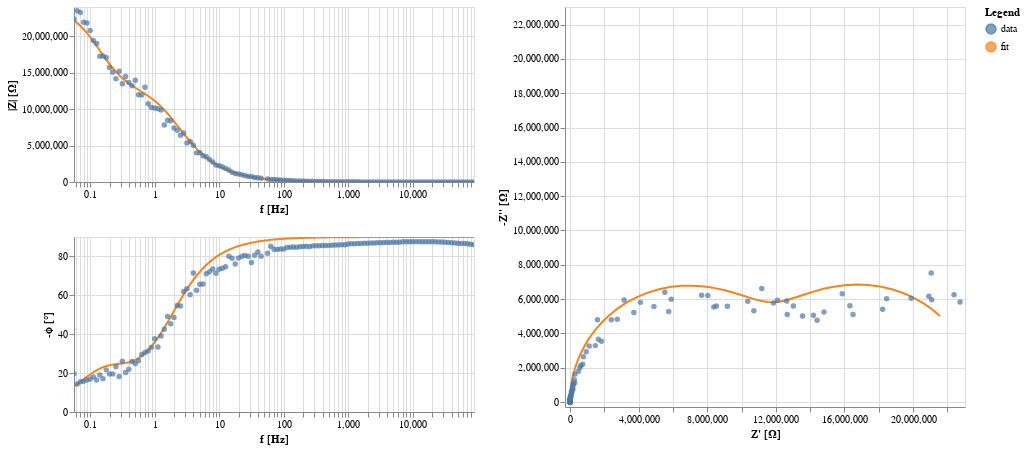

The notebook cell this image was saved under:
### Code cell
import warnings
warnings.filterwarnings("ignore")

circuit.plot(f_data=frequencies, Z_data=Z)

### Figure 1 — Vega-Lite specification as saved in the notebook (floating-point values rounded to 4 significant figures)
{"config": {"view": {"continuousWidth": 300, "continuousHeight": 300}, "background": "#FFFFFF"}, "hconcat": [{"vconcat": [{"layer": [{"data": {"name": "data-94f0862e4e0aa7713270364e93d578b3"}, "mark": {"type": "line"}, "encoding": {"color": {"field": "kind", "type": "nominal"}, "x": {"axis": {"title": "f [Hz]"}, "field": "f", "scale": {"nice": false, "type": "log"}, "type": "quantitative"}, "y": {"axis": {"title": "|Z| [Ω]"}, "field": "mag", "type": "quantitative"}}, "transform": [{"calculate": "sqrt(pow(datum.z_real,2) + pow(datum.z_imag,2))", "as": "mag"}, {"calculate": "-(180/PI)*atan(datum.z_imag/datum.z_real)", "as": "neg_phase"}]}, {"data": {"name": "data-149bfb40369044ae089b5b4540802261"}, "mark": {"type": "circle"}, "encoding": {"color": {"field": "kind", "type": "nominal"}, "size": {"condition": {"param": "param_16", "value": 80, "empty": false}, "value": 30}, "x": {"axis": {"title": "f [Hz]"}, "field": "f", "scale": {"nice": false, "type": "log"}, "type": "quantitative"}, "y": {"axis": {"title": "|Z| [Ω]"}, "field": "mag", "type": "quantitative"}}, "name": "view_16", "transform": [{"calculate": "sqrt(pow(datum.z_real,2) + pow(datum.z_imag,2))", "as": "mag"}, {"calculate": "-(180/PI)*atan(datum.z_imag/datum.z_real)", "as": "neg_phase"}]}], "height": 175.0, "width": 400}, {"layer": [{"data": {"name": "data-94f0862e4e0aa7713270364e93d578b3"}, "mark": {"type": "line"}, "encoding": {"color": {"field": "kind", "type": "nominal"}, "x": {"axis": {"title": "f [Hz]"}, "field": "f", "scale": {"nice": false, "type": "log"}, "type": "quantitative"}, "y": {"axis": {"title": "-ϕ [°]"}, "field": "neg_phase", "type": "quantitative"}}, "transform": [{"calculate": "sqrt(pow(datum.z_real,2) + pow(datum.z_imag,2))", "as": "mag"}, {"calculate": "-(180/PI)*atan(datum.z_imag/datum.z_real)", "as": "neg_phase"}]}, {"data": {"name": "data-149bfb40369044ae089b5b4540802261"}, "mark": {"type": "circle"}, "encoding": {"color": {"field": "kind", "type": "nominal"}, "size": {"condition": {"param": "param_16", "value": 80, "empty": false}, "value": 30}, "x": {"axis": {"title": "f [Hz]"}, "field": "f", "scale": {"nice": false, "type": "log"}, "type": "quantitative"}, "y": {"axis": {"title": "-ϕ [°]"}, "field": "neg_phase", "type": "quantitative"}}, "name": "view_17", "transform": [{"calculate": "sqrt(pow(datum.z_real,2) + pow(datum.z_imag,2))", "as": "mag"}, {"calculate": "-(180/PI)*atan(datum.z_imag/datum.z_real)", "as": "neg_phase"}]}], "height": 175.0, "width": 400}]}, {"layer": [{"data": {"name": "data-94f0862e4e0aa7713270364e93d578b3"}, "mark": {"type": "line"}, "encoding": {"color": {"field": "kind", "type": "nominal"}, "x": {"axis": {"title": "Z' [Ω]"}, "field": "z_real", "scale": {"domain": [0.004493, 22740000.0], "nice": false, "padding": 5}, "type": "quantitative"}, "y": {"axis": {"title": "-Z'' [Ω]"}, "field": "neg_z_imag", "scale": {"domain": [245.8, 22740000.0], "nice": false, "padding": 5}, "type": "quantitative"}}, "transform": [{"calculate": "-datum.z_imag", "as": "neg_z_imag"}]}, {"data": {"name": "data-149bfb40369044ae089b5b4540802261"}, "mark": {"type": "circle"}, "encoding": {"color": {"field": "kind", "legend": {"title": "Legend"}, "type": "nominal"}, "size": {"condition": {"param": "param_16", "value": 80, "empty": false}, "value": 30}, "x": {"axis": {"title": "Z' [Ω]"}, "field": "z_real", "scale": {"domain": [0.004493, 22740000.0], "nice": false, "padding": 5}, "type": "quantitative"}, "y": {"axis": {"title": "-Z'' [Ω]"}, "field": "neg_z_imag", "scale": {"domain": [245.8, 22740000.0], "nice": false, "padding": 5}, "type": "quantitative"}}, "name": "view_18", "transform": [{"calculate": "-datum.z_imag", "as": "neg_z_imag"}]}], "height": 400, "width": 400}], "params": [{"name": "param_16", "select": {"type": "point", "fields": ["f"], "nearest": true, "on": "mouseover"}, "views": ["view_16", "view_17", "view_18"]}, {"name": "param_18", "select": {"type": "interval", "encodings": ["x", "y"]}, "bind": "scales", "views": ["view_16", "view_17"]}, {"name": "param_17", "select": {"type": "interval", "encodings": ["x", "y"]}, "bind": "scales", "views": ["view_18"]}], "$schema": "https://vega.github.io/schema/vega-lite/v5.8.0.json", "datasets": {"data-94f0862e4e0aa7713270364e93d578b3": [{"f": 89130.0, "z_real": 0.004493, "z_imag": -245.8, "kind": "fit", "fmt": "-"}, {"f": 79430.0, "z_real": 0.005657, "z_imag": -275.8, "kind": "fit", "fmt": "-"}, {"f": 70790.0, "z_real": 0.007121, "z_imag": -309.4, "kind": "fit", "fmt": "-"}, {"f": 63090.0, "z_real": 0.008966, "z_imag": -347.2, "kind": "fit", "fmt": "-"}, {"f": 56240.0, "z_real": 0.01129, "z_imag": -389.5, "kind": "fit", "fmt": "-"}, {"f": 50120.0, "z_real": 0.01421, "z_imag": -437.0, "kind": "fit", "fmt": "-"}, {"f": 44670.0, "z_real": 0.01789, "z_imag": -490.4, "kind": "fit", "fmt": "-"}, {"f": 39810.0, "z_real": 0.02252, "z_imag": -550.2, "kind": "fit", "fmt": "-"}, {"f": 35480.0, "z_real": 0.02835, "z_imag": -617.3, "kind": "fit", "fmt": "-"}, {"f": 31620.0, "z_real": 0.03569, "z_imag": -692.7, "kind": "fit", "fmt": "-"}, {"f": 28190.0, "z_real": 0.04492, "z_imag": -777.1, "kind": "fit", "fmt": "-"}, {"f": 25120.0, "z_real": 0.05658, "z_imag": -872.1, "kind": "fit", "fmt": "-"}, {"f": 22390.0, "z_real": 0.0712, "z_imag": -978.3, "kind": "fit", "fmt": "-"}, {"f": 19950.0, "z_real": 0.08969, "z_imag": -1098.0, "kind": "fit", "fmt": "-"}, {"f": 17790.0, "z_real": 0.1128, "z_imag": -1231.0, "kind": "fit", "fmt": "-"}, {"f": 15850.0, "z_real": 0.1421, "z_imag": -1382.0, "kind": "fit", "fmt": "-"}, {"f": 14120.0, "z_real": 0.179, "z_imag": -1551.0, "kind": "fit", "fmt": "-"}, {"f": 12590.0, "z_real": 0.2251, "z_imag": -1740.0, "kind": "fit", "fmt": "-"}, {"f": 11220.0, "z_real": 0.2836, "z_imag": -1953.0, "kind": "fit", "fmt": "-"}, {"f": 10000.0, "z_real": 0.3568, "z_imag": -2190.0, "kind": "fit", "fmt": "-"}, {"f": 8915.0, "z_real": 0.4491, "z_imag": -2457.0, "kind": "fit", "fmt": "-"}, {"f": 7944.0, "z_real": 0.5656, "z_imag": -2757.0, "kind": "fit", "fmt": "-"}, {"f": 7082.0, "z_real": 0.7117, "z_imag": -3093.0, "kind": "fit", "fmt": "-"}, {"f": 6308.0, "z_real": 0.897, "z_imag": -3473.0, "kind": "fit", "fmt": "-"}, {"f": 5623.0, "z_real": 1.129, "z_imag": -3896.0, "kind": "fit", "fmt": "-"}, {"f": 5012.0, "z_real": 1.421, "z_imag": -4371.0, "kind": "fit", "fmt": "-"}, {"f": 4466.0, "z_real": 1.789, "z_imag": -4904.0, "kind": "fit", "fmt": "-"}, {"f": 3981.0, "z_real": 2.252, "z_imag": -5502.0, "kind": "fit", "fmt": "-"}, {"f": 3549.0, "z_real": 2.834, "z_imag": -6172.0, "kind": "fit", "fmt": "-"}, {"f": 3163.0, "z_real": 3.567, "z_imag": -6925.0, "kind": "fit", "fmt": "-"}, {"f": 2819.0, "z_real": 4.491, "z_imag": -7770.0, "kind": "fit", "fmt": "-"}, {"f": 2512.0, "z_real": 5.654, "z_imag": -8718.0, "kind": "fit", "fmt": "-"}, {"f": 2239.0, "z_real": 7.118, "z_imag": -9782.0, "kind": "fit", "fmt": "-"}, {"f": 1996.0, "z_real": 8.962, "z_imag": -10980.0, "kind": "fit", "fmt": "-"}, {"f": 1778.0, "z_real": 11.29, "z_imag": -12320.0, "kind": "fit", "fmt": "-"}, {"f": 1584.0, "z_real": 14.22, "z_imag": -13820.0, "kind": "fit", "fmt": "-"}, {"f": 1413.0, "z_real": 17.88, "z_imag": -15500.0, "kind": "fit", "fmt": "-"}, {"f": 1259.0, "z_real": 22.52, "z_imag": -17400.0, "kind": "fit", "fmt": "-"}, {"f": 1122.0, "z_real": 28.36, "z_imag": -19530.0, "kind": "fit", "fmt": "-"}, {"f": 999.7, "z_real": 35.71, "z_imag": -21910.0, "kind": "fit", "fmt": "-"}, {"f": 891.4, "z_real": 44.91, "z_imag": -24570.0, "kind": "fit", "fmt": "-"}, {"f": 794.2, "z_real": 56.58, "z_imag": -27580.0, "kind": "fit", "fmt": "-"}, {"f": 708.0, "z_real": 71.21, "z_imag": -30940.0, "kind": "fit", "fmt": "-"}, {"f": 631.0, "z_real": 89.64, "z_imag": -34710.0, "kind": "fit", "fmt": "-"}, {"f": 562.3, "z_real": 112.9, "z_imag": -38950.0, "kind": "fit", "fmt": "-"}, {"f": 501.1, "z_real": 142.1, "z_imag": -43710.0, "kind": "fit", "fmt": "-"}, {"f": 446.6, "z_real": 179.0, "z_imag": -49050.0, "kind": "fit", "fmt": "-"}, {"f": 398.1, "z_real": 225.2, "z_imag": -55020.0, "kind": "fit", "fmt": "-"}, {"f": 354.9, "z_real": 283.4, "z_imag": -61720.0, "kind": "fit", "fmt": "-"}, {"f": 316.3, "z_real": 356.7, "z_imag": -69250.0, "kind": "fit", "fmt": "-"}, {"f": 281.9, "z_real": 449.1, "z_imag": -77700.0, "kind": "fit", "fmt": "-"}, {"f": 251.2, "z_real": 565.6, "z_imag": -87190.0, "kind": "fit", "fmt": "-"}, {"f": 223.9, "z_real": 711.8, "z_imag": -97810.0, "kind": "fit", "fmt": "-"}, {"f": 199.6, "z_real": 896.2, "z_imag": -109800.0, "kind": "fit", "fmt": "-"}, {"f": 177.8, "z_real": 1129.0, "z_imag": -123200.0, "kind": "fit", "fmt": "-"}, {"f": 158.5, "z_real": 1420.0, "z_imag": -138200.0, "kind": "fit", "fmt": "-"}, {"f": 141.2, "z_real": 1789.0, "z_imag": -155100.0, "kind": "fit", "fmt": "-"}, {"f": 125.9, "z_real": 2250.0, "z_imag": -173900.0, "kind": "fit", "fmt": "-"}, {"f": 112.2, "z_real": 2835.0, "z_imag": -195200.0, "kind": "fit", "fmt": "-"}, {"f": 99.97, "z_real": 3570.0, "z_imag": -219000.0, "kind": "fit", "fmt": "-"}, {"f": 89.12, "z_real": 4493.0, "z_imag": -245700.0, "kind": "fit", "fmt": "-"}, {"f": 79.42, "z_real": 5656.0, "z_imag": -275700.0, "kind": "fit", "fmt": "-"}, {"f": 70.79, "z_real": 7117.0, "z_imag": -309200.0, "kind": "fit", "fmt": "-"}, {"f": 63.08, "z_real": 8962.0, "z_imag": -347000.0, "kind": "fit", "fmt": "-"}, {"f": 56.24, "z_real": 11270.0, "z_imag": -389100.0, "kind": "fit", "fmt": "-"}, {"f": 44.67, "z_real": 17860.0, "z_imag": -489600.0, "kind": "fit", "fmt": "-"}, {"f": 39.81, "z_real": 22480.0, "z_imag": -549300.0, "kind": "fit", "fmt": "-"}, {"f": 35.49, "z_real": 28270.0, "z_imag": -615800.0, "kind": "fit", "fmt": "-"}, {"f": 31.63, "z_real": 35570.0, "z_imag": -690600.0, "kind": "fit", "fmt": "-"}, {"f": 28.19, "z_real": 44750.0, "z_imag": -774400.0, "kind": "fit", "fmt": "-"}, {"f": 25.12, "z_real": 56290.0, "z_imag": -868100.0, "kind": "fit", "fmt": "-"}, {"f": 22.39, "z_real": 70800.0, "z_imag": -973000.0, "kind": "fit", "fmt": "-"}, {"f": 19.96, "z_real": 88960.0, "z_imag": -1090000.0, "kind": "fit", "fmt": "-"}, {"f": 17.78, "z_real": 111900.0, "z_imag": -1221000.0, "kind": "fit", "fmt": "-"}, {"f": 15.85, "z_real": 140500.0, "z_imag": -1367000.0, "kind": "fit", "fmt": "-"}, {"f": 14.13, "z_real": 176200.0, "z_imag": -1529000.0, "kind": "fit", "fmt": "-"}, {"f": 12.59, "z_real": 221100.0, "z_imag": -1710000.0, "kind": "fit", "fmt": "-"}, {"f": 11.22, "z_real": 277100.0, "z_imag": -1910000.0, "kind": "fit", "fmt": "-"}, {"f": 9.997, "z_real": 346800.0, "z_imag": -2131000.0, "kind": "fit", "fmt": "-"}, {"f": 8.908, "z_real": 433400.0, "z_imag": -2375000.0, "kind": "fit", "fmt": "-"}, {"f": 7.94, "z_real": 540500.0, "z_imag": -2641000.0, "kind": "fit", "fmt": "-"}, {"f": 7.077, "z_real": 672500.0, "z_imag": -2931000.0, "kind": "fit", "fmt": "-"}, {"f": 6.311, "z_real": 833600.0, "z_imag": -3243000.0, "kind": "fit", "fmt": "-"}, {"f": 5.625, "z_real": 1031000.0, "z_imag": -3578000.0, "kind": "fit", "fmt": "-"}, {"f": 5.011, "z_real": 1270000.0, "z_imag": -3934000.0, "kind": "fit", "fmt": "-"}, {"f": 4.464, "z_real": 1557000.0, "z_imag": -4305000.0, "kind": "fit", "fmt": "-"}, {"f": 3.982, "z_real": 1894000.0, "z_imag": -4680000.0, "kind": "fit", "fmt": "-"}, {"f": 3.548, "z_real": 2291000.0, "z_imag": -5060000.0, "kind": "fit", "fmt": "-"}, {"f": 3.163, "z_real": 2747000.0, "z_imag": -5428000.0, "kind": "fit", "fmt": "-"}, {"f": 2.818, "z_real": 3265000.0, "z_imag": -5775000.0, "kind": "fit", "fmt": "-"}, {"f": 2.511, "z_real": 3841000.0, "z_imag": -6087000.0, "kind": "fit", "fmt": "-"}, {"f": 2.24, "z_real": 4461000.0, "z_imag": -6350000.0, "kind": "fit", "fmt": "-"}, {"f": 1.995, "z_real": 5126000.0, "z_imag": -6558000.0, "kind": "fit", "fmt": "-"}, {"f": 1.778, "z_real": 5813000.0, "z_imag": -6699000.0, "kind": "fit", "fmt": "-"}, {"f": 1.585, "z_real": 6504000.0, "z_imag": -6773000.0, "kind": "fit", "fmt": "-"}, {"f": 1.412, "z_real": 7186000.0, "z_imag": -6782000.0, "kind": "fit", "fmt": "-"}, {"f": 1.258, "z_real": 7844000.0, "z_imag": -6733000.0, "kind": "fit", "fmt": "-"}, {"f": 1.122, "z_real": 8457000.0, "z_imag": -6639000.0, "kind": "fit", "fmt": "-"}, {"f": 1.0, "z_real": 9031000.0, "z_imag": -6512000.0, "kind": "fit", "fmt": "-"}, {"f": 0.8908, "z_real": 9555000.0, "z_imag": -6367000.0, "kind": "fit", "fmt": "-"}, {"f": 0.7944, "z_real": 10020000.0, "z_imag": -6221000.0, "kind": "fit", "fmt": "-"}, {"f": 0.7078, "z_real": 10450000.0, "z_imag": -6084000.0, "kind": "fit", "fmt": "-"}, {"f": 0.6313, "z_real": 10840000.0, "z_imag": -5969000.0, "kind": "fit", "fmt": "-"}, {"f": 0.5625, "z_real": 11200000.0, "z_imag": -5883000.0, "kind": "fit", "fmt": "-"}, {"f": 0.5012, "z_real": 11540000.0, "z_imag": -5833000.0, "kind": "fit", "fmt": "-"}, {"f": 0.4464, "z_real": 11870000.0, "z_imag": -5822000.0, "kind": "fit", "fmt": "-"}, {"f": 0.3982, "z_real": 12200000.0, "z_imag": -5851000.0, "kind": "fit", "fmt": "-"}, {"f": 0.3548, "z_real": 12540000.0, "z_imag": -5918000.0, "kind": "fit", "fmt": "-"}, {"f": 0.3162, "z_real": 12910000.0, "z_imag": -6020000.0, "kind": "fit", "fmt": "-"}, {"f": 0.2819, "z_real": 13310000.0, "z_imag": -6148000.0, "kind": "fit", "fmt": "-"}, {"f": 0.2512, "z_real": 13750000.0, "z_imag": -6296000.0, "kind": "fit", "fmt": "-"}, {"f": 0.2239, "z_real": 14240000.0, "z_imag": -6450000.0, "kind": "fit", "fmt": "-"}, {"f": 0.1996, "z_real": 14780000.0, "z_imag": -6597000.0, "kind": "fit", "fmt": "-"}, {"f": 0.1778, "z_real": 15380000.0, "z_imag": -6723000.0, "kind": "fit", "fmt": "-"}, {"f": 0.1585, "z_real": 16010000.0, "z_imag": -6811000.0, "kind": "fit", "fmt": "-"}, {"f": 0.1412, "z_real": 16680000.0, "z_imag": -6849000.0, "kind": "fit", "fmt": "-"}, {"f": 0.1259, "z_real": 17380000.0, "z_imag": -6825000.0, "kind": "fit", "fmt": "-"}, {"f": 0.1122, "z_real": 18080000.0, "z_imag": -6735000.0, "kind": "fit", "fmt": "-"}, {"f": 0.1, "z_real": 18770000.0, "z_imag": -6576000.0, "kind": "fit", "fmt": "-"}, {"f": 0.08911, "z_real": 19430000.0, "z_imag": -6352000.0, "kind": "fit", "fmt": "-"}, {"f": 0.07942, "z_real": 20050000.0, "z_imag": -6072000.0, "kind": "fit", "fmt": "-"}, {"f": 0.07083, "z_real": 20610000.0, "z_imag": -5749000.0, "kind": "fit", "fmt": "-"}, {"f": 0.06312, "z_real": 21120000.0, "z_imag": -5392000.0, "kind": "fit", "fmt": "-"}, {"f": 0.05624, "z_real": 21570000.0, "z_imag": -5015000.0, "kind": "fit", "fmt": "-"}], "data-149bfb40369044ae089b5b4540802261": [{"f": 89130.0, "z_real": 23.25, "z_imag": -332.7, "kind": "data", "fmt": "o"}, {"f": 79430.0, "z_real": 24.32, "z_imag": -372.3, "kind": "data", "fmt": "o"}, {"f": 70790.0, "z_real": 25.55, "z_imag": -416.9, "kind": "data", "fmt": "o"}, {"f": 63090.0, "z_real": 27.43, "z_imag": -467.2, "kind": "data", "fmt": "o"}, {"f": 56240.0, "z_real": 30.42, "z_imag": -523.2, "kind": "data", "fmt": "o"}, {"f": 50120.0, "z_real": 32.51, "z_imag": -586.0, "kind": "data", "fmt": "o"}, {"f": 44670.0, "z_real": 34.63, "z_imag": -655.2, "kind": "data", "fmt": "o"}, {"f": 39810.0, "z_real": 37.13, "z_imag": -732.4, "kind": "data", "fmt": "o"}, {"f": 35480.0, "z_real": 39.95, "z_imag": -820.6, "kind": "data", "fmt": "o"}, {"f": 31620.0, "z_real": 43.31, "z_imag": -918.8, "kind": "data", "fmt": "o"}, {"f": 28190.0, "z_real": 46.77, "z_imag": -1030.0, "kind": "data", "fmt": "o"}, {"f": 25120.0, "z_real": 51.28, "z_imag": -1152.0, "kind": "data", "fmt": "o"}, {"f": 22390.0, "z_real": 56.15, "z_imag": -1289.0, "kind": "data", "fmt": "o"}, {"f": 19950.0, "z_real": 61.54, "z_imag": -1442.0, "kind": "data", "fmt": "o"}, {"f": 17790.0, "z_real": 68.68, "z_imag": -1615.0, "kind": "data", "fmt": "o"}, {"f": 15850.0, "z_real": 76.38, "z_imag": -1808.0, "kind": "data", "fmt": "o"}, {"f": 14120.0, "z_real": 84.78, "z_imag": -2023.0, "kind": "data", "fmt": "o"}, {"f": 12590.0, "z_real": 94.35, "z_imag": -2261.0, "kind": "data", "fmt": "o"}, {"f": 11220.0, "z_real": 105.0, "z_imag": -2530.0, "kind": "data", "fmt": "o"}, {"f": 10000.0, "z_real": 119.4, "z_imag": -2828.0, "kind": "data", "fmt": "o"}, {"f": 8915.0, "z_real": 136.0, "z_imag": -3167.0, "kind": "data", "fmt": "o"}, {"f": 7944.0, "z_real": 152.5, "z_imag": -3547.0, "kind": "data", "fmt": "o"}, {"f": 7082.0, "z_real": 170.8, "z_imag": -3966.0, "kind": "data", "fmt": "o"}, {"f": 6308.0, "z_real": 206.8, "z_imag": -4440.0, "kind": "data", "fmt": "o"}, {"f": 5623.0, "z_real": 233.9, "z_imag": -4966.0, "kind": "data", "fmt": "o"}, {"f": 5012.0, "z_real": 264.4, "z_imag": -5547.0, "kind": "data", "fmt": "o"}, {"f": 4466.0, "z_real": 301.1, "z_imag": -6204.0, "kind": "data", "fmt": "o"}, {"f": 3981.0, "z_real": 340.9, "z_imag": -6940.0, "kind": "data", "fmt": "o"}, {"f": 3549.0, "z_real": 387.4, "z_imag": -7752.0, "kind": "data", "fmt": "o"}, {"f": 3163.0, "z_real": 442.3, "z_imag": -8674.0, "kind": "data", "fmt": "o"}, {"f": 2819.0, "z_real": 501.6, "z_imag": -9692.0, "kind": "data", "fmt": "o"}, {"f": 2512.0, "z_real": 573.3, "z_imag": -10840.0, "kind": "data", "fmt": "o"}, {"f": 2239.0, "z_real": 657.4, "z_imag": -12110.0, "kind": "data", "fmt": "o"}, {"f": 1996.0, "z_real": 749.7, "z_imag": -13540.0, "kind": "data", "fmt": "o"}, {"f": 1778.0, "z_real": 849.7, "z_imag": -15110.0, "kind": "data", "fmt": "o"}, {"f": 1584.0, "z_real": 975.2, "z_imag": -16890.0, "kind": "data", "fmt": "o"}, {"f": 1413.0, "z_real": 1122.0, "z_imag": -18910.0, "kind": "data", "fmt": "o"}, {"f": 1259.0, "z_real": 1294.0, "z_imag": -21150.0, "kind": "data", "fmt": "o"}, {"f": 1122.0, "z_real": 1453.0, "z_imag": -23610.0, "kind": "data", "fmt": "o"}, {"f": 999.7, "z_real": 1669.0, "z_imag": -26380.0, "kind": "data", "fmt": "o"}, {"f": 891.4, "z_real": 2050.0, "z_imag": -29470.0, "kind": "data", "fmt": "o"}, {"f": 794.2, "z_real": 2328.0, "z_imag": -32940.0, "kind": "data", "fmt": "o"}, {"f": 708.0, "z_real": 2624.0, "z_imag": -36780.0, "kind": "data", "fmt": "o"}, {"f": 631.0, "z_real": 2968.0, "z_imag": -41000.0, "kind": "data", "fmt": "o"}, {"f": 562.3, "z_real": 3352.0, "z_imag": -45810.0, "kind": "data", "fmt": "o"}, {"f": 501.1, "z_real": 3850.0, "z_imag": -51130.0, "kind": "data", "fmt": "o"}, {"f": 446.6, "z_real": 4328.0, "z_imag": -57020.0, "kind": "data", "fmt": "o"}, {"f": 398.1, "z_real": 4886.0, "z_imag": -63600.0, "kind": "data", "fmt": "o"}, {"f": 354.9, "z_real": 5549.0, "z_imag": -71010.0, "kind": "data", "fmt": "o"}, {"f": 316.3, "z_real": 6233.0, "z_imag": -79180.0, "kind": "data", "fmt": "o"}, {"f": 281.9, "z_real": 7053.0, "z_imag": -88410.0, "kind": "data", "fmt": "o"}, {"f": 251.2, "z_real": 8701.0, "z_imag": -98400.0, "kind": "data", "fmt": "o"}, {"f": 223.9, "z_real": 9208.0, "z_imag": -110200.0, "kind": "data", "fmt": "o"}, {"f": 199.6, "z_real": 10400.0, "z_imag": -122700.0, "kind": "data", "fmt": "o"}, {"f": 177.8, "z_real": 12050.0, "z_imag": -137200.0, "kind": "data", "fmt": "o"}, {"f": 158.5, "z_real": 14110.0, "z_imag": -152000.0, "kind": "data", "fmt": "o"}, {"f": 141.2, "z_real": 15170.0, "z_imag": -169600.0, "kind": "data", "fmt": "o"}, {"f": 125.9, "z_real": 17530.0, "z_imag": -190100.0, "kind": "data", "fmt": "o"}, {"f": 112.2, "z_real": 19990.0, "z_imag": -212300.0, "kind": "data", "fmt": "o"}, {"f": 99.97, "z_real": 25970.0, "z_imag": -238200.0, "kind": "data", "fmt": "o"}, {"f": 89.12, "z_real": 28970.0, "z_imag": -268100.0, "kind": "data", "fmt": "o"}, {"f": 79.42, "z_real": 33200.0, "z_imag": -297400.0, "kind": "data", "fmt": "o"}, {"f": 70.79, "z_real": 37020.0, "z_imag": -333200.0, "kind": "data", "fmt": "o"}, {"f": 63.08, "z_real": 29730.0, "z_imag": -353200.0, "kind": "data", "fmt": "o"}, {"f": 56.24, "z_real": 58040.0, "z_imag": -394000.0, "kind": "data", "fmt": "o"}, {"f": 44.67, "z_real": 89990.0, "z_imag": -514600.0, "kind": "data", "fmt": "o"}, {"f": 39.81, "z_real": 78200.0, "z_imag": -577000.0, "kind": "data", "fmt": "o"}, {"f": 35.49, "z_real": 99450.0, "z_imag": -601200.0, "kind": "data", "fmt": "o"}, {"f": 31.63, "z_real": 172600.0, "z_imag": -741600.0, "kind": "data", "fmt": "o"}, {"f": 28.19, "z_real": 128300.0, "z_imag": -733200.0, "kind": "data", "fmt": "o"}, {"f": 25.12, "z_real": 145000.0, "z_imag": -870600.0, "kind": "data", "fmt": "o"}, {"f": 22.39, "z_real": 169700.0, "z_imag": -976200.0, "kind": "data", "fmt": "o"}, {"f": 19.96, "z_real": 204700.0, "z_imag": -1071000.0, "kind": "data", "fmt": "o"}, {"f": 17.78, "z_real": 276600.0, "z_imag": -1117000.0, "kind": "data", "fmt": "o"}, {"f": 15.85, "z_real": 251300.0, "z_imag": -1305000.0, "kind": "data", "fmt": "o"}, {"f": 14.13, "z_real": 284700.0, "z_imag": -1625000.0, "kind": "data", "fmt": "o"}, {"f": 12.59, "z_real": 489000.0, "z_imag": -1786000.0, "kind": "data", "fmt": "o"}, {"f": 11.22, "z_real": 579400.0, "z_imag": -2013000.0, "kind": "data", "fmt": "o"}, {"f": 9.997, "z_real": 635400.0, "z_imag": -2126000.0, "kind": "data", "fmt": "o"}, {"f": 8.908, "z_real": 740100.0, "z_imag": -2200000.0, "kind": "data", "fmt": "o"}, {"f": 7.94, "z_real": 780800.0, "z_imag": -2637000.0, "kind": "data", "fmt": "o"}, {"f": 7.077, "z_real": 945100.0, "z_imag": -2935000.0, "kind": "data", "fmt": "o"}, {"f": 6.311, "z_real": 1118000.0, "z_imag": -3264000.0, "kind": "data", "fmt": "o"}, {"f": 5.625, "z_real": 1477000.0, "z_imag": -3287000.0, "kind": "data", "fmt": "o"}, {"f": 5.011, "z_real": 1651000.0, "z_imag": -3660000.0, "kind": "data", "fmt": "o"}, {"f": 4.464, "z_real": 1835000.0, "z_imag": -3548000.0, "kind": "data", "fmt": "o"}, {"f": 3.982, "z_real": 1601000.0, "z_imag": -4791000.0, "kind": "data", "fmt": "o"}, {"f": 3.548, "z_real": 2754000.0, "z_imag": -4824000.0, "kind": "data", "fmt": "o"}, {"f": 3.163, "z_real": 2407000.0, "z_imag": -4793000.0, "kind": "data", "fmt": "o"}, {"f": 2.818, "z_real": 3158000.0, "z_imag": -5944000.0, "kind": "data", "fmt": "o"}, {"f": 2.511, "z_real": 3722000.0, "z_imag": -5225000.0, "kind": "data", "fmt": "o"}, {"f": 2.24, "z_real": 4102000.0, "z_imag": -5808000.0, "kind": "data", "fmt": "o"}, {"f": 1.995, "z_real": 4894000.0, "z_imag": -5564000.0, "kind": "data", "fmt": "o"}, {"f": 1.778, "z_real": 5903000.0, "z_imag": -5985000.0, "kind": "data", "fmt": "o"}, {"f": 1.585, "z_real": 5528000.0, "z_imag": -6395000.0, "kind": "data", "fmt": "o"}, {"f": 1.412, "z_real": 5754000.0, "z_imag": -5277000.0, "kind": "data", "fmt": "o"}, {"f": 1.258, "z_real": 7671000.0, "z_imag": -6226000.0, "kind": "data", "fmt": "o"}, {"f": 1.122, "z_real": 8385000.0, "z_imag": -5536000.0, "kind": "data", "fmt": "o"}, {"f": 1.0, "z_real": 8034000.0, "z_imag": -6203000.0, "kind": "data", "fmt": "o"}, {"f": 0.8908, "z_real": 8536000.0, "z_imag": -5597000.0, "kind": "data", "fmt": "o"}, {"f": 0.7944, "z_real": 9175000.0, "z_imag": -5583000.0, "kind": "data", "fmt": "o"}, {"f": 0.7078, "z_real": 11180000.0, "z_imag": -6617000.0, "kind": "data", "fmt": "o"}, {"f": 0.6313, "z_real": 10370000.0, "z_imag": -5875000.0, "kind": "data", "fmt": "o"}, {"f": 0.5625, "z_real": 10720000.0, "z_imag": -5319000.0, "kind": "data", "fmt": "o"}, {"f": 0.5012, "z_real": 12640000.0, "z_imag": -5891000.0, "kind": "data", "fmt": "o"}, {"f": 0.4464, "z_real": 11860000.0, "z_imag": -5767000.0, "kind": "data", "fmt": "o"}, {"f": 0.3982, "z_real": 12670000.0, "z_imag": -5109000.0, "kind": "data", "fmt": "o"}, {"f": 0.3548, "z_real": 13560000.0, "z_imag": -5009000.0, "kind": "data", "fmt": "o"}, {"f": 0.3162, "z_real": 12090000.0, "z_imag": -5927000.0, "kind": "data", "fmt": "o"}, {"f": 0.2819, "z_real": 14410000.0, "z_imag": -4764000.0, "kind": "data", "fmt": "o"}, {"f": 0.2512, "z_real": 13020000.0, "z_imag": -5596000.0, "kind": "data", "fmt": "o"}, {"f": 0.2239, "z_real": 14190000.0, "z_imag": -5055000.0, "kind": "data", "fmt": "o"}, {"f": 0.1996, "z_real": 14810000.0, "z_imag": -5246000.0, "kind": "data", "fmt": "o"}, {"f": 0.1778, "z_real": 15870000.0, "z_imag": -6307000.0, "kind": "data", "fmt": "o"}, {"f": 0.1585, "z_real": 16500000.0, "z_imag": -5095000.0, "kind": "data", "fmt": "o"}, {"f": 0.1412, "z_real": 16320000.0, "z_imag": -5610000.0, "kind": "data", "fmt": "o"}, {"f": 0.1259, "z_real": 18230000.0, "z_imag": -5404000.0, "kind": "data", "fmt": "o"}, {"f": 0.1122, "z_real": 18460000.0, "z_imag": -6019000.0, "kind": "data", "fmt": "o"}, {"f": 0.1, "z_real": 19890000.0, "z_imag": -6044000.0, "kind": "data", "fmt": "o"}, {"f": 0.08911, "z_real": 20920000.0, "z_imag": -6162000.0, "kind": "data", "fmt": "o"}, {"f": 0.07942, "z_real": 21090000.0, "z_imag": -5963000.0, "kind": "data", "fmt": "o"}, {"f": 0.07083, "z_real": 22390000.0, "z_imag": -6253000.0, "kind": "data", "fmt": "o"}, {"f": 0.06312, "z_real": 22740000.0, "z_imag": -5829000.0, "kind": "data", "fmt": "o"}, {"f": 0.05624, "z_real": 21060000.0, "z_imag": -7517000.0, "kind": "data", "fmt": "o"}]}}
